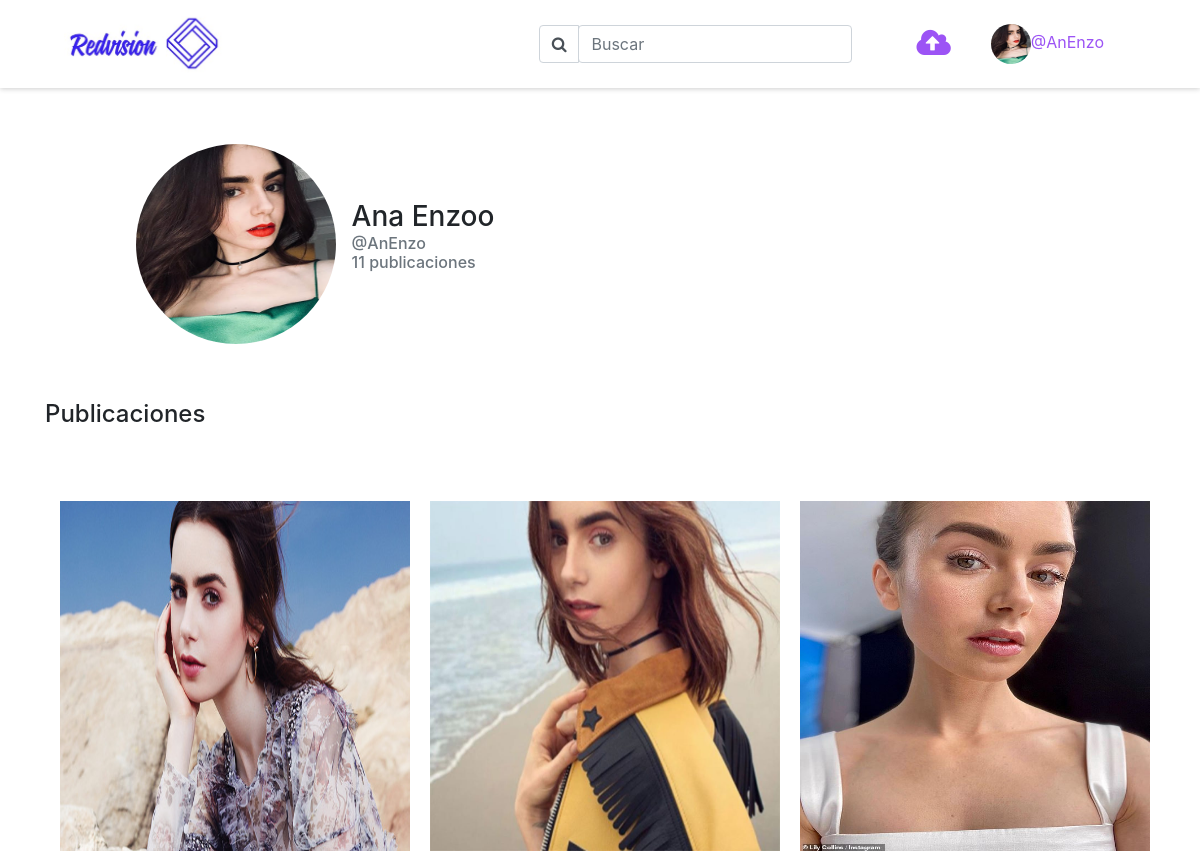
Before: /perfil/ (signed in, upper part) with the older database file.
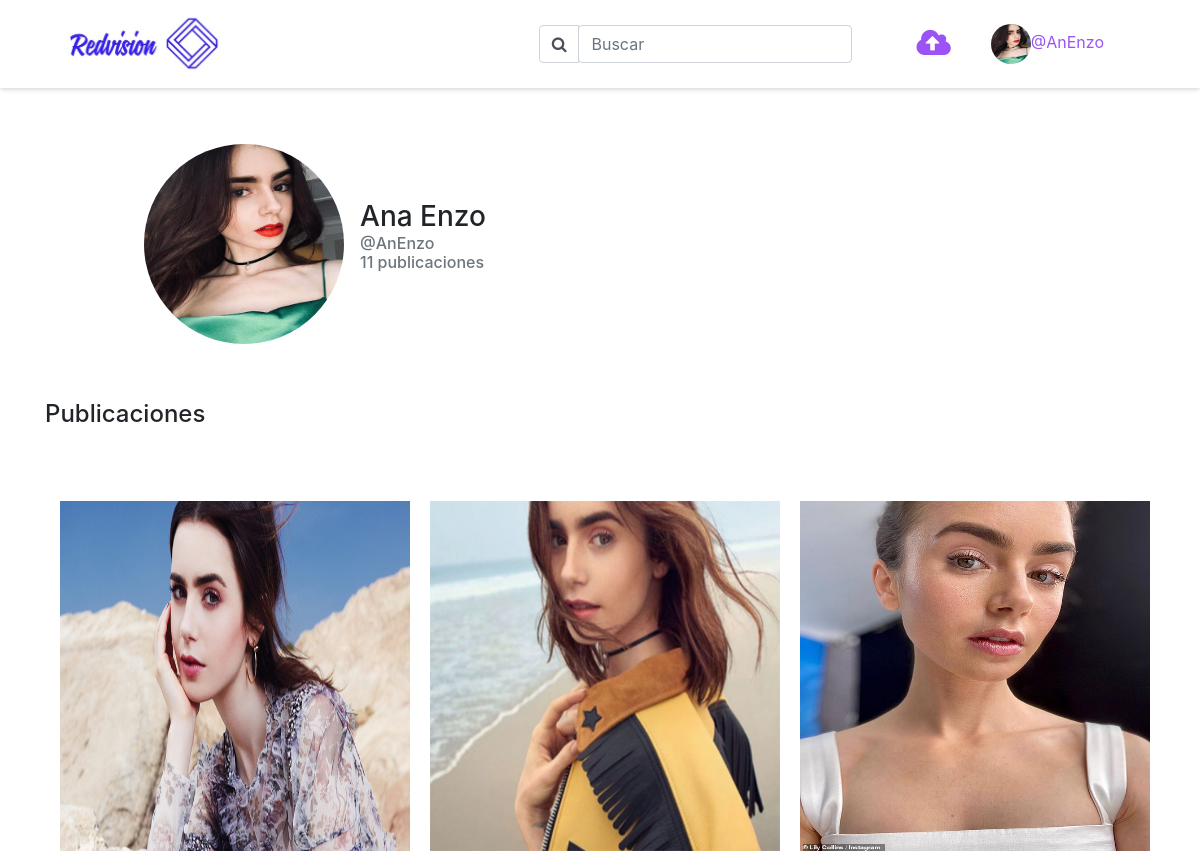
After: the same page with the newer database file.
### modelos.py (models this page shows, shortened)
class Usuarios(db.Model):
    id = db.Column(db.Integer(),primary_key=True)
    nombre = db.Column(db.String())
    apellido = db.Column(db.String())
    nombreUsuario = db.Column(db.String())
    correo = db.Column(db.String())
    contraseña = db.Column(db.String())
    fecha = db.Column(db.String())
    activo = db.Column(db.Boolean())
    imgPerfil = db.Column(db.String())

class Imagenes(db.Model):
    id = db.Column(db.Integer(),primary_key=True)
    id_usuario = db.Column(db.Integer())
    nombre = db.Column(db.String())
    descripcion = db.Column(db.String())
    url = db.Column(db.String())
    publico = db.Column(db.Boolean())
    fecha = db.Column(db.String())

### app.py (the view)
@app.route('/perfil/',methods=['GET'] )
def perfil():
    if 'nombreUsuario' in session:
        usuario = Usuarios.query.filter_by(nombreUsuario=session["nombreUsuario"]).first()
        imagenes = Imagenes.query.filter_by(id_usuario=session['id'])
        npublicaciones = 0
        for i in imagenes:
            npublicaciones +=1
        return render_template('perfil.html',imagenes = imagenes,usuario=usuario,npublicaciones = npublicaciones)
    else:
        return redirect(url_for('index'))

### templates/perfil.html (shortened to what this page needs)
{% extends 'base.html'%}
{% block body %}
    <div class="container perfil mt-5 pt-5">
        <div class="row">
            <div class="col-6 mt-5 d-flex justify-content-center align-items-center">
                <img class="redondo" src="{{url_for('static', filename=usuario.imgPerfil)}}" alt="perfil">
                <h3 class="ml-3">{{usuario.nombre}} {{usuario.apellido}} <br>
                    <p class="h6 text-muted mb-0">@{{usuario.nombreUsuario}}</p>
                    <p class="h6 text-muted mt-0">{{ npublicaciones}} publicaciones</p>
                </h3>
            </div>
        </div>
    </div>
    <div class="pt-2 mt-5 container mb-5">
        <div class="row">
            <div class="col-12">
                <h4>Publicaciones</h4>
            </div>
      </div>
  <div class="pt-5 mt-3 container-fluid mb-5">
    <div class="row">
      {% for image in imagenes %}
      <div class="col-4 mb-3">
          <img class="din4 pointer" src="{{url_for('static', filename=image.url)}} "   data-toggle="modal" data-target="#imagePerfil{{image.id}} " alt="foto"  >
      </div>
      {% endfor %}
    </div>
  </div>
{% endblock %}

### templates/base.html (shortened to what this page needs)
<!DOCTYPE html>
<html lang="es">
<head>
        <link rel="stylesheet" href="{{url_for('static', filename='assets/font-awesome-4.7.0/css/font-awesome.min.css')}}">
        <link rel="stylesheet" href="{{url_for('static', filename='assets/bootstrap/css/bootstrap.min.css')}}" />
        <link rel="stylesheet" href="{{url_for('static', filename='assets/kartik/css/fileinput.min.css')}}">
        <link rel="stylesheet" href="{{url_for('static', filename='css/index.css')}}" />
</head>
<body>
    <header>
        <nav class="navbar fixed-top menu">
          <a href="/dashboard" class="ml-5">
            <img height="70px"src="{{url_for('static', filename='img/logo.jpeg')}}" alt="logo redvision" />
          </a>
          <ul class="nav navbar justify-content-end mr-5">
            <li class="nav-item pr-3 mr-5">
              <div class="input-group">
                <div class="input-group-prepend">
                  <div class="input-group-text input-group-fondo" id="btnGroupAddon">
                    <i class="fa fa-search" aria-hidden="true"></i>
                  </div>
                </div>
                <form action="/dashboard" method="GET">
                  <input name="buscar" type="text submit" class="form-control" placeholder="Buscar" aria-label="Input group example" aria-describedby="btnGroupAddon">
                </form>
              </div>
            </li>
            <li class="nav-item mr-4" style="cursor: pointer;" data-toggle="modal" data-target="#imageUpload">
              <i class="fa fa-cloud-upload fa-2x icon-user" data-toggle="tooltip" data-placement="bottom" title="Subir Imagen" aria-hidden="true" ></i>
            </li>
                <li class="nav-item dropdown">
                <a class="nav-link dropdown-toggle text-black" data-toggle="dropdown" href="#" role="button" aria-haspopup="true" aria-expanded="false"><img height="40px" width="40px"  style="border-radius: 50%;" src="{{url_for('static', filename=usuario.imgPerfil)}}"  alt="perfil"><span class="icon-user">@{{session['nombreUsuario']}}</span></a>
              </li>
          </ul>
        </nav>
    </header>
    {% block body %}
    {% endblock %}
</body>
</html>

### static/css/index.css (style rules this page uses)
.menu { background-color: white; -webkit-box-shadow: 0px 1px 5px 0px rgba(0, 0, 0, 0.192); -moz-box-shadow: 0px 1px 5px 0px rgba(0, 0, 0, 0.192); box-shadow: 0px 1px 5px 0px rgba(0, 0, 0, 0.192); }
.icon-user { color: #9C53F5; }
.input-group-fondo { background-color: transparent !important; }
.dropdown-toggle::after { display: none; }
.redondo { border-radius: 50%; height: 200px; width: 200px; }
.din4 { position: relative; height: 350px; width: 350px; }
.pointer { cursor: pointer; }

Changed rows visible on the page:
changed Usuarios "Ana": apellido "Enzoo" → "Enzo"
